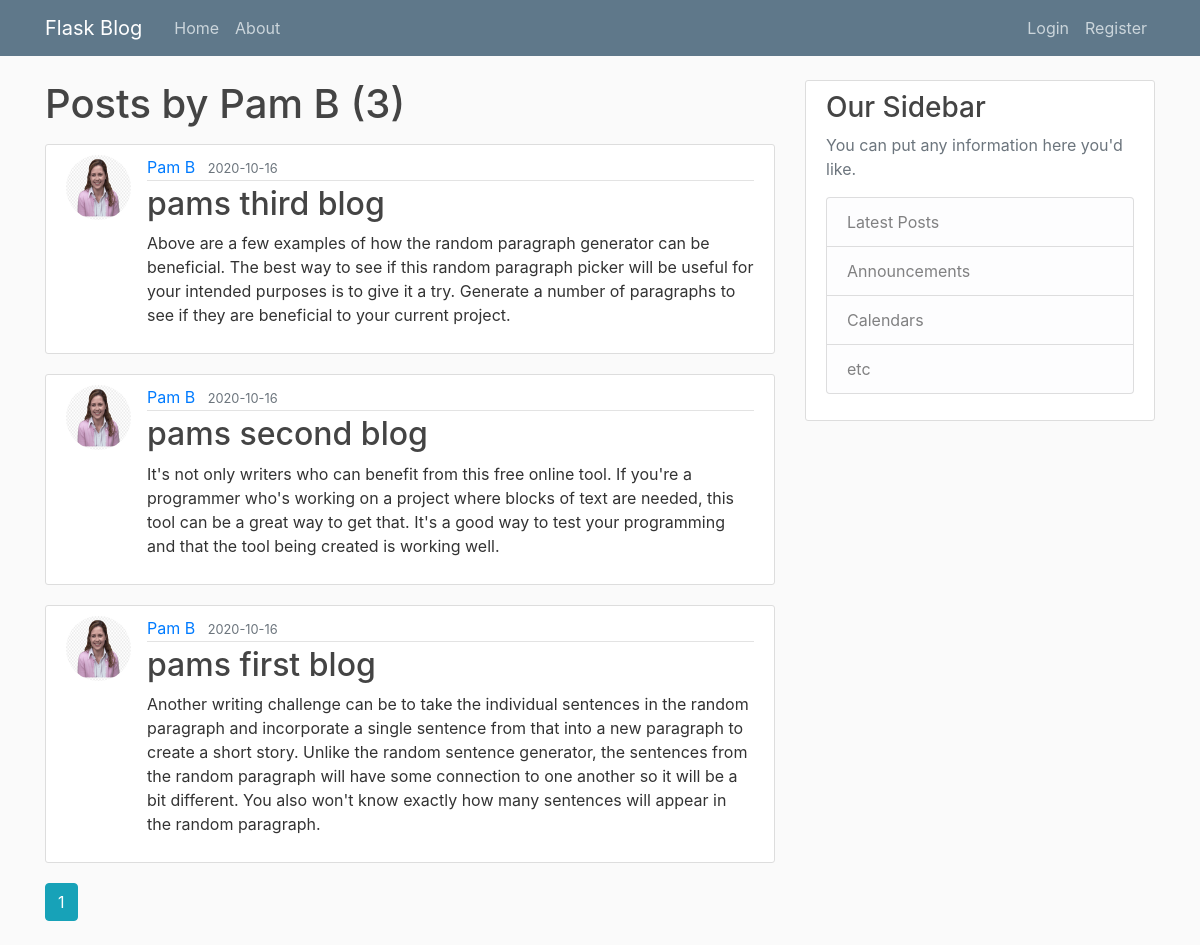
/user/Pam B, run on the app's committed database.
### flaskblog/models.py (models this page shows, shortened)
class User(db.Model, UserMixin):
    id = db.Column(db.Integer, primary_key=True)
    username = db.Column(db.String(20), unique=True, nullable=False)
    email = db.Column(db.String(120), unique=True, nullable=False)
    image_file = db.Column(db.String(20), nullable=False,
                           default='default.jpg')
    password = db.Column(db.String(60), nullable=False)
    posts = db.relationship('Post', backref='author', lazy=True)

class Post(db.Model):
    id = db.Column(db.Integer, primary_key=True)
    title = db.Column(db.String(100), nullable=False)
    date_posted = db.Column(db.DateTime, nullable=False,
                            default=datetime.utcnow)
    content = db.Column(db.Text, nullable=False)
    user_id = db.Column(db.Integer, db.ForeignKey('user.id'), nullable=False)

### flaskblog/users/routes.py (the view)
@users.route('/user/<string:username>')
def user_posts(username):
    page = request.args.get('page', 1, type=int)
    user = User.query.filter_by(username=username).first_or_404()
    posts = Post.query.filter_by(author=user).order_by(
        Post.date_posted.desc()).paginate(page=page, per_page=5)
    return render_template('user_post.html', posts=posts, user=user)

### flaskblog/templates/user_post.html
{%extends "layout.html"%} {%block content%}
<h1 class="mb-3">Posts by {{user.username}} ({{posts.total}})</h1>
{%for post in posts.items%}
<article class="media content-section">
  <img
    src="{{url_for('static', filename='profile_pics/' + post.author.image_file)}}"
    alt=""
    class="rounded-circle article-img"
  />
  <div class="media-body">
    <div class="article-metadata">
      <a
        class="mr-2"
        href="{{url_for('users.user_posts', username=post.author.username)}}"
        >{{ post.author.username }}</a
      >
      <small class="text-muted"
        >{{ post.date_posted.strftime('%Y-%m-%d') }}</small
      >
    </div>
    <h2>
      <a class="article-title" href="{{url_for('posts.post', post_id=post.id)}}"
        >{{ post.title }}</a
      >
    </h2>
    <p class="article-content">{{ post.content }}</p>
  </div>
</article>
{%endfor%} {%for page_num in posts.iter_pages(left_edge=1, right_edge=1,
left_current=1, right_current=2)%} {% if page_num %} {% if posts.page ==
page_num %}
<a
  class="btn btn-info mb-4"
  href="{{url_for('users.user_posts', username=user.username, page=page_num)}}"
  >{{page_num}}</a
>
{% else %}
<a
  class="btn btn-outline-info mb-4"
  href="{{url_for('main.home', username=user.username, page=page_num)}}"
  >{{page_num}}</a
>
{% endif %} {% else %} ... {% endif %} {%endfor%} {%endblock content%}

### flaskblog/static/main.css (style rules this page uses)
body { background: #fafafa; color: #333333; margin-top: 5rem; }
h1, h2, h3, h4, h5, h6 { color: #444444; }
.content-section { background: #ffffff; padding: 10px 20px; border: 1px solid #dddddd; border-radius: 3px; margin-bottom: 20px; }
.article-title { color: #444444; }
.article-content { white-space: pre-line; }
.article-img { height: 65px; width: 65px; margin-right: 16px; }
.article-metadata { padding-bottom: 1px; margin-bottom: 4px; border-bottom: 1px solid #e3e3e3; }

### data on the page
User: username "Pam B"
Post: image_file (picture), author.username "Pam B", date_posted "2020-10-16", title "pams third blog", content "Above are a few examples of how the random paragraph generator can be beneficial. The best way to see if this random paragraph picker will be useful for your intended purposes is to give it a try. Generate a number of paragraphs to see if they are beneficial to your current project."
Post: image_file (picture), author.username "Pam B", date_posted "2020-10-16", title "pams second blog", content "It's not only writers who can benefit from this free online tool. If you're a programmer who's working on a project where blocks of text are needed, this tool can be a great way to get that. It's a good way to test your programming and that the tool being created is working well."
Post: image_file (picture), author.username "Pam B", date_posted "2020-10-16", title "pams first blog", content "Another writing challenge can be to take the individual sentences in the random paragraph and incorporate a single sentence from that into a new paragraph to create a short story. Unlike the random sentence generator, the sentences from the random paragraph will have some connection to one another so it will be a bit different. You also won't know exactly how many sentences will appear in the random paragraph."

### other printed values
{{ posts.total }} "3"
{{ page_num }} "1"
